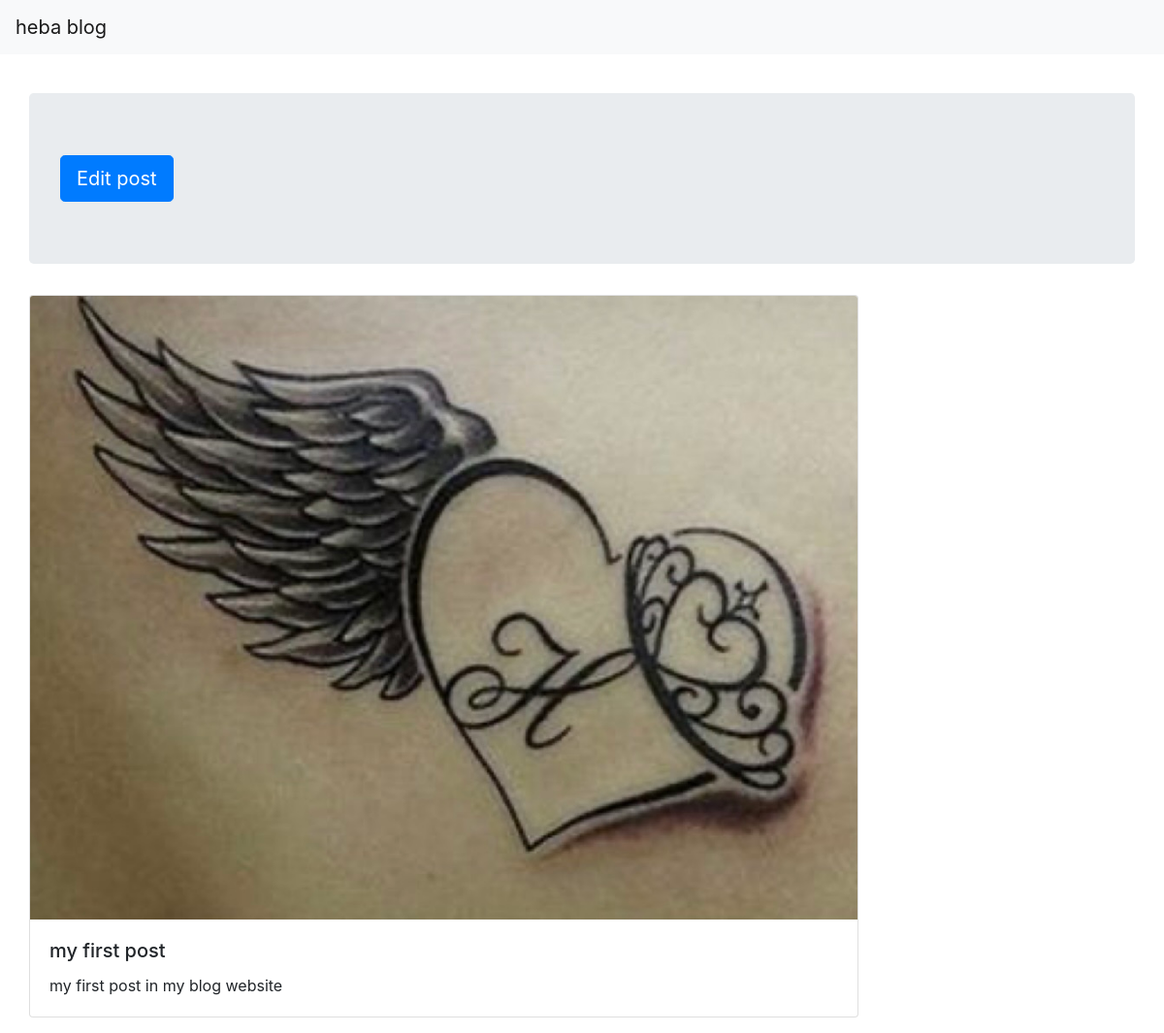
Before: /1 with the older database file.
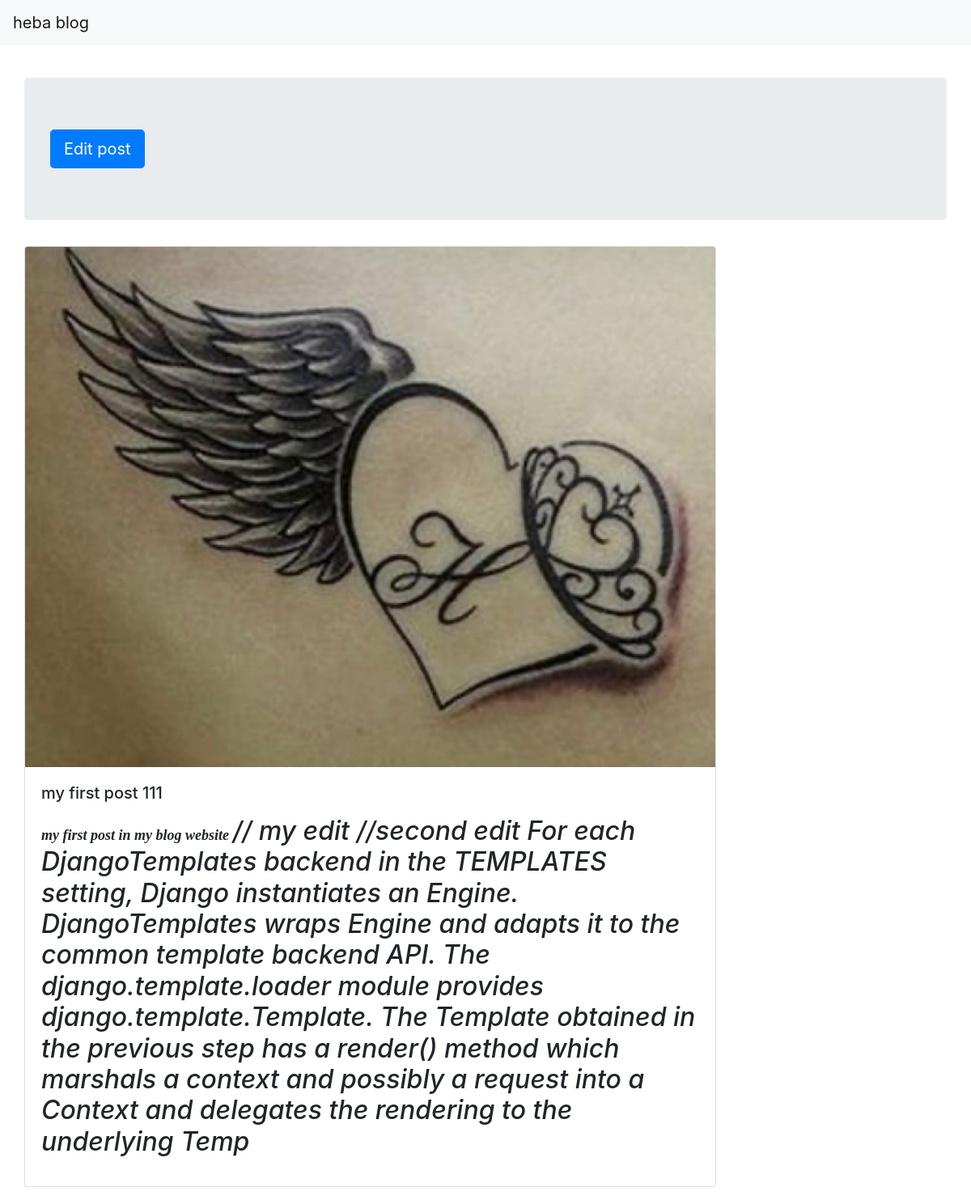
After: the same page with the newer database file.
### Post/models.py (models this page shows)
class Post(models.Model):
    user = models.ForeignKey(User , models.CASCADE)
    title = models.CharField(max_length=50)
    content = RichTextField()
    img = models.ImageField(upload_to='post_img/', default='post_img/default.png')
    created = models.DateTimeField(default=timezone.now)
    active = models.BooleanField(default=True)
    def __str__(self):
        return self.title

### Post/views.py (the view)
# urls.py: url(r'^(?P<id>\d+)$' ,views.post , name = 'post'),
def post(request, id):
        post = get_object_or_404(Post, id=id)
        context = {
              'post': post,
        }
        return render(request, 'detail.html', context)

### Post/templates/detail.html
{% extends 'base.html' %}
{% block body %}
<div class="jumbotron bannar">
  <a class="btn btn-primary btn-lg" href="{% url 'blog:edit_post' post.id%}" role="button">Edit post</a>
</div>
      <div class="card single_post" >
          <img class="card-img-top" src="{{post.img.url}}" alt="Card image cap">
              <div class="card-body">
                <h5 class="card-title">{{post}}</h5>
                  <p class="card-text">{{post.content|safe}}</p>
              </div>
      </div>
</div>
{% endblock %}

### templates/base.html (shortened to what this page needs)
{% load static %}
<!doctype html>
<html lang="en">
  <head>
    <link rel="stylesheet" href="https://cdn.jsdelivr.net/npm/bootstrap@4.0.0/dist/css/bootstrap.min.css">
    <link rel="stylesheet"href="{% static 'home_static/css/style.css'%}">
  </head>
  <body>
    <nav class="navbar navbar-expand-lg navbar-light bg-light">
        <a class="navbar-brand" href="/">heba blog</a>
    </nav>
    <div class="container py-3">
      <div class= 'row mt-4'>
            {% block body %}
            {% endblock %}
      </div>

### Post/static/home_static/css/style.css (style rules this page uses)
.single_post { width: 75% ; }
.bannar { width: 100% ; }

Changed rows visible on the page:
changed Post: title "my first post" → "my first post 111"; content "my first post in my blog website" → "my first post in my blog website // my edit //second edit For each DjangoTemplates backend in the TEMPLATES setting, Django instantiates an Engine. DjangoTemplates wraps Engine and adapts it to the common template backend API. The django.template.loader module provides django.template.Template. The Template obtained in the previous step has a render() method which marshals a context and possibly a request into a Context and delegates the rendering to the underlying Temp"
